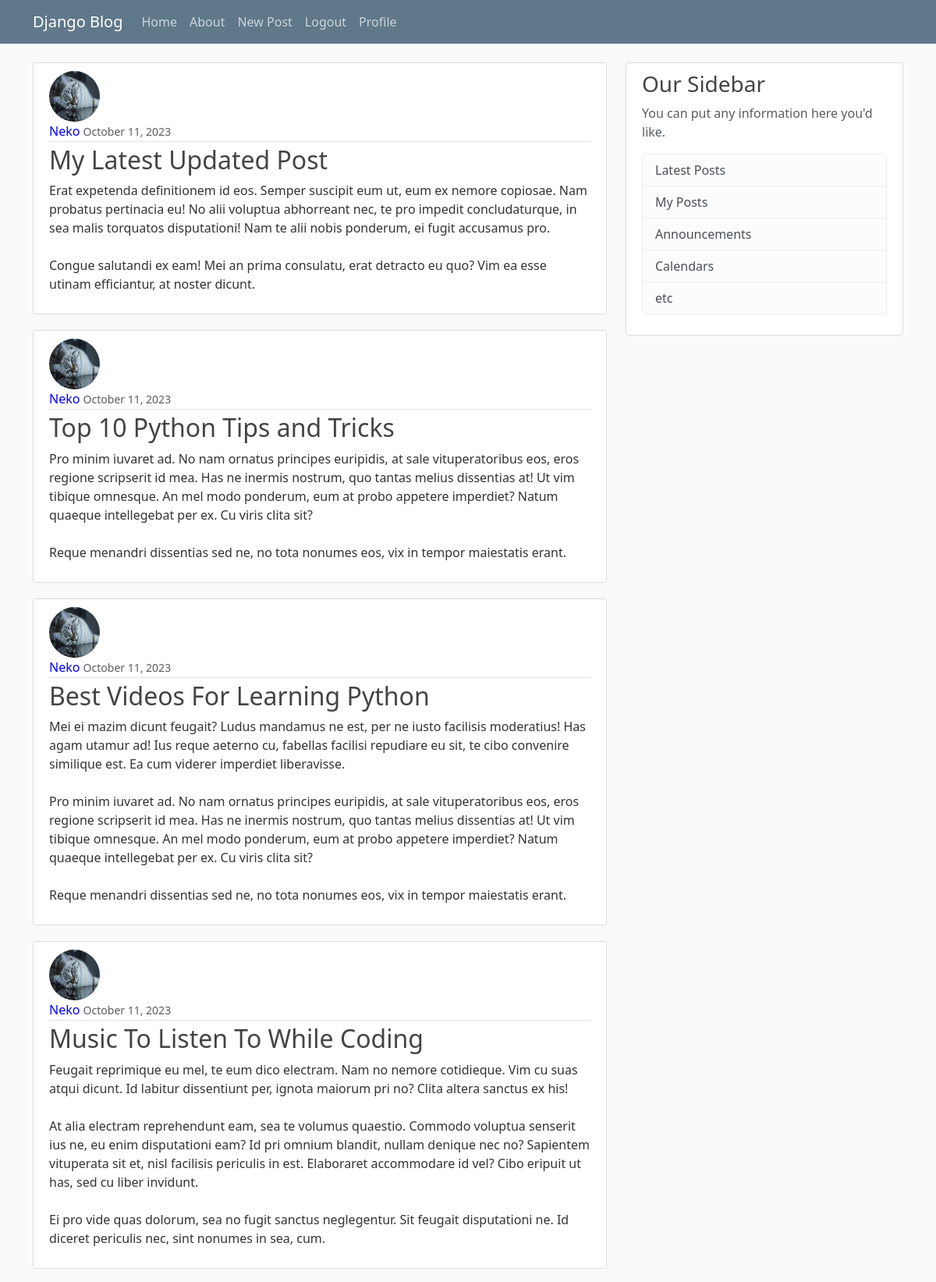
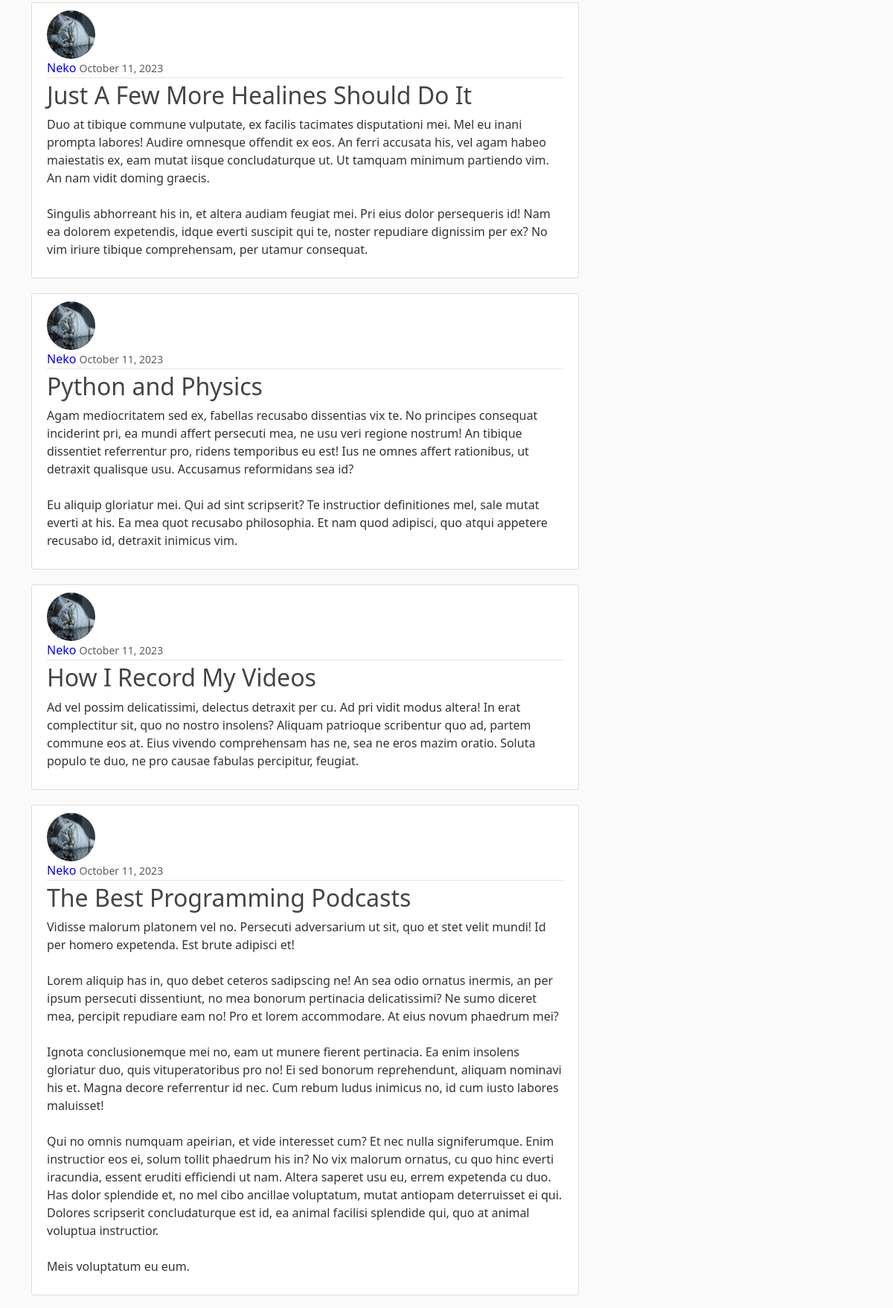
The app's page /myposts/ (signed in, upper part) with its own data (2 pictures, top to bottom).
### blog/models.py (models this page shows, shortened)
class Post(models.Model):
	title = models.CharField(max_length=100)
	content = models.TextField()
	date_posted = models.DateTimeField(default=timezone.now)
	author = models.ForeignKey(User, on_delete=models.CASCADE)

### users/models.py (models this page shows, shortened)
class Profile(models.Model):
	user = models.OneToOneField(User, on_delete=models.CASCADE)
	image = models.ImageField(default='default.jpg', upload_to='profie_pics')

### blog/views.py (the view)
# urls.py: path('myposts/', MyPostListView.as_view(), name='mypost'),
class MyPostListView(ListView):
	model = Post
	template_name = 'blog/mypost_list.html'
	ordering = ['-date_posted']

### blog/templates/blog/mypost_list.html
{% extends "blog/base.html"%}
{% block content %}
{% for post in object_list %}
	{%if post.author == user %}
		<article class="media content-section">
        <img class="rounded-circle article-img" src="{{ post.author.profile.image.url }}">
          <div class="media-body">
            <div class="article-metadata">
              <a class="mr-2" href="#">{{ post.author }}</a>
              <small class="text-muted">{{ post.date_posted | date:"F d, Y"}}</small>
            </div>
            <h2><a class="article-title" href="{% url 'post-detail' post.id %}">{{ post.title }}</a></h2>
            <p class="article-content">{{ post.content }}</p>
          </div>
      </article>
	{%endif%}
{% endfor %}
{% endblock content %}

### blog/static/blog/main.css (style rules this page uses)
body { background: #fafafa; color: #333333; margin-top: 5rem; }
h1, h2, h3, h4, h5, h6 { color: #444444; }
a { color:blue; text-decoration: none; }
.content-section { background: #ffffff; padding: 10px 20px; border: 1px solid #dddddd; border-radius: 3px; margin-bottom: 20px; }
.article-title { color: #444444; }
.article-content { white-space: pre-line; }
.article-img { height: 65px; width: 65px; margin-right: 16px; }
.article-metadata { padding-bottom: 1px; margin-bottom: 4px; border-bottom: 1px solid #e3e3e3 }

### records on screen
Post: author.profile.image (picture), author "Neko", date_posted "October 11, 2023", title "My Latest Updated Post", content "Erat expetenda definitionem id eos. Semper suscipit eum ut, eum ex nemore copiosae. Nam probatus pertinacia eu! No alii voluptua abhorreant nec, te pro impedit concludaturque, in sea malis torquatos disputationi! Nam te alii nobis ponderum, ei fugit accusamus pro. Congue salutandi ex eam! Mei an prima consulatu, erat detracto eu quo? Vim ea esse utinam efficiantur, at noster dicunt."
Post: author.profile.image (picture), author "Neko", date_posted "October 11, 2023", title "Top 10 Python Tips and Tricks", content "Pro minim iuvaret ad. No nam ornatus principes euripidis, at sale vituperatoribus eos, eros regione scripserit id mea. Has ne inermis nostrum, quo tantas melius dissentias at! Ut vim tibique omnesque. An mel modo ponderum, eum at probo appetere imperdiet? Natum quaeque intellegebat per ex. Cu viris clita sit? Reque menandri dissentias sed ne, no tota nonumes eos, vix in tempor maiestatis erant."
Post: author.profile.image (picture), author "Neko", date_posted "October 11, 2023", title "Best Videos For Learning Python", content "Mei ei mazim dicunt feugait? Ludus mandamus ne est, per ne iusto facilisis moderatius! Has agam utamur ad! Ius reque aeterno cu, fabellas facilisi repudiare eu sit, te cibo convenire similique est. Ea cum viderer imperdiet liberavisse. Pro minim iuvaret ad. No nam ornatus principes euripidis, at sale vituperatoribus eos, eros regione scripserit id mea. Has ne inermis nostrum, quo tantas melius dissentias at! Ut vim tibique omnesque. An mel modo ponderum, eum at probo appetere imperdiet? Natum quaeque intellegebat per ex. Cu viris clita sit? Reque menandri dissentias sed ne, no tota nonumes eos, vix in tempor maiestatis erant."
Post: author.profile.image (picture), author "Neko", date_posted "October 11, 2023", title "Music To Listen To While Coding", content "Feugait reprimique eu mel, te eum dico electram. Nam no nemore cotidieque. Vim cu suas atqui dicunt. Id labitur dissentiunt per, ignota maiorum pri no? Clita altera sanctus ex his! At alia electram reprehendunt eam, sea te volumus quaestio. Commodo voluptua senserit ius ne, eu enim disputationi eam? Id pri omnium blandit, nullam denique nec no? Sapientem vituperata sit et, nisl facilisis periculis in est. Elaboraret accommodare id vel? Cibo eripuit ut has, sed cu liber invidunt. Ei pro vide quas dolorum, sea no fugit sanctus neglegentur. Sit feugait disputationi ne. Id diceret periculis nec, sint nonumes in sea, cum."
Post: author.profile.image (picture), author "Neko", date_posted "October 11, 2023", title "Just A Few More Healines Should Do It", content "Duo at tibique commune vulputate, ex facilis tacimates disputationi mei. Mel eu inani prompta labores! Audire omnesque offendit ex eos. An ferri accusata his, vel agam habeo maiestatis ex, eam mutat iisque concludaturque ut. Ut tamquam minimum partiendo vim. An nam vidit doming graecis. Singulis abhorreant his in, et altera audiam feugiat mei. Pri eius dolor persequeris id! Nam ea dolorem expetendis, idque everti suscipit qui te, noster repudiare dignissim per ex? No vim iriure tibique comprehensam, per utamur consequat."
Post: author.profile.image (picture), author "Neko", date_posted "October 11, 2023", title "Python and Physics", content "Agam mediocritatem sed ex, fabellas recusabo dissentias vix te. No principes consequat inciderint pri, ea mundi affert persecuti mea, ne usu veri regione nostrum! An tibique dissentiet referrentur pro, ridens temporibus eu est! Ius ne omnes affert rationibus, ut detraxit qualisque usu. Accusamus reformidans sea id? Eu aliquip gloriatur mei. Qui ad sint scripserit? Te instructior definitiones mel, sale mutat everti at his. Ea mea quot recusabo philosophia. Et nam quod adipisci, quo atqui appetere recusabo id, detraxit inimicus vim."
Post: author.profile.image (picture), author "Neko", date_posted "October 11, 2023", title "How I Record My Videos", content "Ad vel possim delicatissimi, delectus detraxit per cu. Ad pri vidit modus altera! In erat complectitur sit, quo no nostro insolens? Aliquam patrioque scribentur quo ad, partem commune eos at. Eius vivendo comprehensam has ne, sea ne eros mazim oratio. Soluta populo te duo, ne pro causae fabulas percipitur, feugiat."
Post: author.profile.image (picture), author "Neko", date_posted "October 11, 2023", title "The Best Programming Podcasts", content "Vidisse malorum platonem vel no. Persecuti adversarium ut sit, quo et stet velit mundi! Id per homero expetenda. Est brute adipisci et! Lorem aliquip has in, quo debet ceteros sadipscing ne! An sea odio ornatus inermis, an per ipsum persecuti dissentiunt, no mea bonorum pertinacia delicatissimi? Ne sumo diceret mea, percipit repudiare eam no! Pro et lorem accommodare. At eius novum phaedrum mei? Ignota conclusionemque mei no, eam ut munere fierent pertinacia. Ea enim insolens gloriatur duo, quis vituperatoribus pro no! Ei sed bonorum reprehendunt, aliquam nominavi his et. Magna decore referrentur id nec. Cum rebum ludus inimicus no, id cum iusto labores maluisset! Qui no omnis numquam…"
